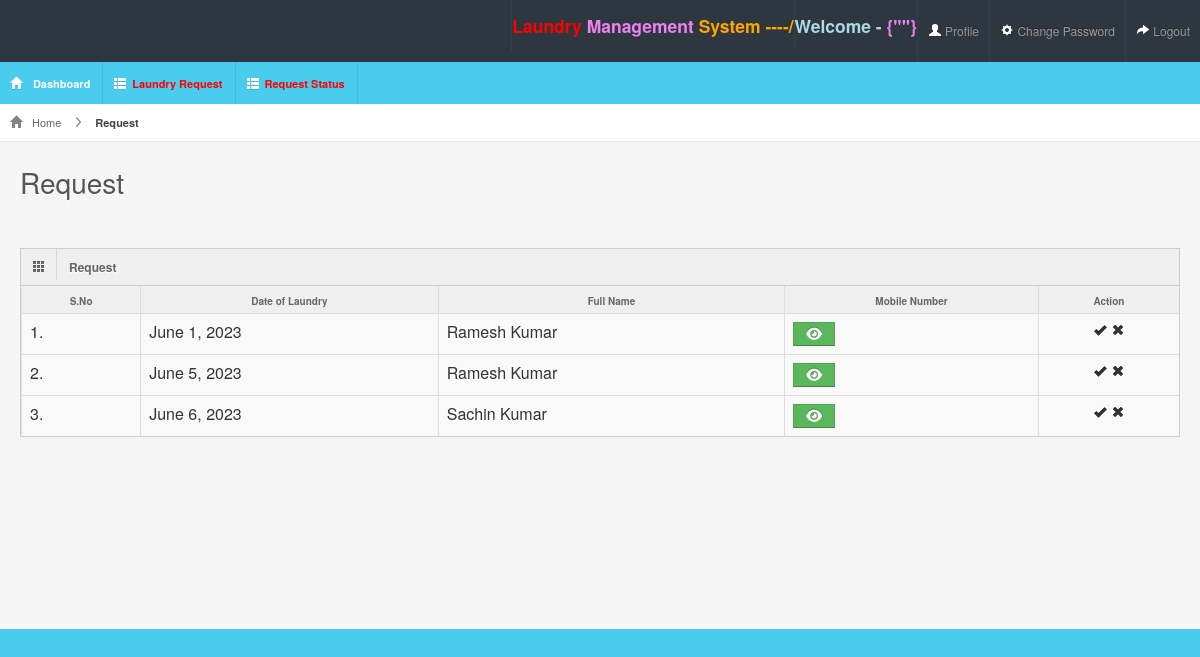
Page /requestlist/ on the committed database.
### laundryapp/models.py (models this page shows, shortened)
class Laundry(models.Model):
    user = models.ForeignKey(Register, on_delete=models.CASCADE, null=True, blank=True)
    topwearqty = models.CharField(max_length=100, null=True, blank=True)
    bottomwearqty = models.CharField(max_length=100, null=True, blank=True)
    woolenclothqty = models.CharField(max_length=100, null=True, blank=True)
    other = models.CharField(max_length=100, null=True, blank=True)
    status = models.CharField(max_length=100, default="New", null=True, blank=True)
    servicetype = models.CharField(max_length=100, null=True, blank=True)
    contactperson = models.CharField(max_length=100, null=True, blank=True)
    pickupaddress = models.CharField(max_length=100, null=True, blank=True)
    description = models.CharField(max_length=100, null=True, blank=True)
    todate = models.DateField(null=True, blank=True)
    fromdate = models.CharField(max_length=100, null=True, blank=True)
    price = models.CharField(max_length=100, null=True, blank=True)
    other_price = models.CharField(max_length=100, null=True, blank=True)
    creationdate = models.DateTimeField(auto_now_add=True)

class Register(models.Model):
    user = models.ForeignKey(User, on_delete=models.CASCADE, null=True, blank=True)
    mobile = models.CharField(max_length=100, null=True, blank=True)
    creationdate = models.DateTimeField(auto_now_add=True)

### laundryapp/views.py (the view)
# urls.py: path('requestlist/', requestlist, name="requestlist"),
def requestlist(request):
    action = request.GET.get('action')
    data = Laundry.objects.filter()
    if request.user.is_staff:
        if action == "New":
            data = data.filter(status="New")
        elif action == "Accept":
            data = data.filter(status="Accept")
        elif action == "Inprocess":
            data = data.filter(status="Inprocess")
        elif action == "Finish":
            data = data.filter(status="Finish")
        return render(request, "view_request.html", locals())
    else:
        if action == "New":
            data = data.filter(status="New",user__user=request.user)
        elif action == "Accept":
            data = data.filter(status="Accept",user__user=request.user)
        elif action == "Inprocess":
            data = data.filter(status="Inprocess",user__user=request.user)
        elif action == "Finish":
            data = data.filter(status="Finish",user__user=request.user)
        return render(request, "user_view_request.html", locals())

### laundryapp/templates/user_view_request.html (shortened to what this page needs)
{% extends 'user_index.html' %}
{% block body %}
{% load static %}
<link rel="stylesheet" href="https://cdnjs.cloudflare.com/ajax/libs/font-awesome/6.2.0/css/all.min.css" />
<div id="content">
  <div id="content-header">
    <div id="breadcrumb"> <a href="/dashboard/" title="Go to Home" class="tip-bottom"><i class="icon-home"></i> Home</a> <a href="#" class="current">{{request.GET.action}} Request</a> </div>
    <h1>{{request.GET.action}} Request</h1>
  </div>
  <div class="container-fluid">
    <div class="row-fluid">
      <div class="span12">
        <div class="widget-box">
          <div class="widget-title">
             <span class="icon"><i class="icon-th"></i></span>
            <h5>{{request.GET.action}} Request</h5>
          </div>
          <div class="widget-content nopadding">
            <table class="table table-bordered data-table">
              <thead>
                <tr>
                  <th>S.No</th>
                  <th>Date of Laundry</th>
                  <th>Full Name</th>
                  <th>Mobile Number</th>
                  <th>Action</th>
                </tr>
              </thead>
              <tbody>
              {% for i in data %}
                <tr class="gradeX">
                  <td>{{forloop.counter}}.</td>
                  <td>{{i.todate}}</td>
                  <td>{{i.user.user.first_name}}</td>
                  <td>
                    <button type="button" class="btn btn-success" id="email-btn-{{forloop.counter}}" onclick="togglePassword('email-{{forloop.counter}}', this.id)"><i class="fa fa-eye"></i></button>
                  </td>
                  <td class="taskOptions">
                    <a href="{% url 'detail_request' i.id %}" class="tip-top" data-original-title="Details"><i class="icon-ok" ></i></a>
                    <a href="{% url 'delete_request' i.id %}" onclick="return confirm('Are you sure?')" class="tip-top" data-original-title="Delete"><i class="icon-remove"></i></a>
                  </td>
                </tr>
              {% endfor %}
              </tbody>
            </table>
          </div>
        </div>
      </div>
    </div>
  </div>
</div>
{% endblock %}

### laundryapp/static/css/maruti-style.css (style rules this page uses)
* { outline:none !important; -moz-outline: none !important; }
body { overflow-x: hidden; margin-top: -10px; }
select, textarea, input[type="text"], input[type="password"], input[type="datetime"], input[type="datetime-local"], input[type="date"], input[type="month"], input[type="time"], input[type="week"], input[type="number"], input[type="email"], input[type="url"], input[type="search"], input[type="tel"], input[type="color"], .uneditable-input, .label, .dropdown-menu, .btn, .well, .progress, .table-bordered, .btn-group > .btn:first-child, .btn-group > .btn:last-child, .btn-group > .btn:last-child, .btn-group > .dropdown-toggle, .alert { border-radius:0px; }
.btn, textarea, input[type="text"], input[type="password"], input[type="datetime"], input[type="datetime-local"], input[type="date"], input[type="month"], input[type="time"], input[type="week"], input[type="number"], input[type="email"], input[type="url"], input[type="search"], input[type="tel"], input[type="color"], .uneditable-input { box-shadow:none; }
.progress, .progress-success .bar, .progress .bar-success, .progress-warning .bar, .progress .bar-warning, .progress-danger .bar, .progress .bar-danger, .progress-info .bar, .progress .bar-info, .btn, .btn-primary { background-image:none; }
#content { background:url(../images/backgrounds/bodyBg.png) repeat #fff; margin-left:0px; margin-right: 0; margin-top:80px; padding-bottom: 25px; position: relative; min-height: 500px; width: auto; }
#content-header { position: abslute; width: 100%; margin-top: -38px; z-index: 20; }
#content-header h1 { color: #555555; font-size: 28px; font-weight: normal; float: none; text-shadow: 0 1px 0 #ffffff; margin-left: 20px; position: relative; }
#content-header h1, #content-header .btn-group { margin-top: 20px; }
.container-fluid .row-fluid:first-child { margin-top: 20px; }
#breadcrumb { background-color: #fff; border-bottom: 1px solid #e3ebed; }
#breadcrumb a { padding: 8px 20px 8px 10px; display: inline-block; background-image: url('../img/breadcrumb.png'); background-position: center right; background-repeat: no-repeat; font-size: 11px; color: #666666; }
#breadcrumb a:last-child { background-image:none; }
#breadcrumb a.current { font-weight: bold; color: #444444; }
#breadcrumb a i { margin-right: 5px; opacity: .6; }
.stat-boxes .peity_bar_good, .stat-boxes .peity_line_good, { color: #459D1C; }
.widget-box { background: none repeat scroll 0 0 #F9F9F9; border-top: 1px solid #CDCDCD; border-left: 1px solid #CDCDCD; border-right: 1px solid #CDCDCD; clear: both; margin-top: 16px; margin-bottom: 16px; position: relative; }
.widget-title, .modal-header, .table th, div.dataTables_wrapper .ui-widget-header { background-color: #efefef; border-bottom: 1px solid #CDCDCD; height: 36px; }
.widget-title span.icon { border-right: 1px solid #cdcdcd; padding: 9px 10px 7px 11px; float: left; opacity: .7; }
.widget-title h5 { color: #666666; text-shadow: 0 1px 0 #ffffff; float: left; font-size: 12px; font-weight: bold; padding: 12px; line-height: 12px; margin: 0; }
.widget-content { padding: 12px 15px; border-bottom: 1px solid #cdcdcd; }
.taskStatus, .taskOptions { text-align: center !important; }
.table th { height: auto; font-size: 10px; padding: 5px 10px 2px; border-bottom: 0; text-align: center; color: #666666; }
.nopadding { padding: 0 !important; }
.nopadding .table { margin-bottom: 0; }
.nopadding .table-bordered { border: 0; }

### laundryapp/static/css/maruti-media.css (style rules this page uses)
body { background:#49CCED; }

### laundryapp/templates/user_view_request.html (style rules this page uses)
td { padding:0px; }

### rows in the picture
Laundry: todate "June 1, 2023", user.user.first_name "Ramesh Kumar"
Laundry: todate "June 5, 2023", user.user.first_name "Ramesh Kumar"
Laundry: todate "June 6, 2023", user.user.first_name "Sachin Kumar"
